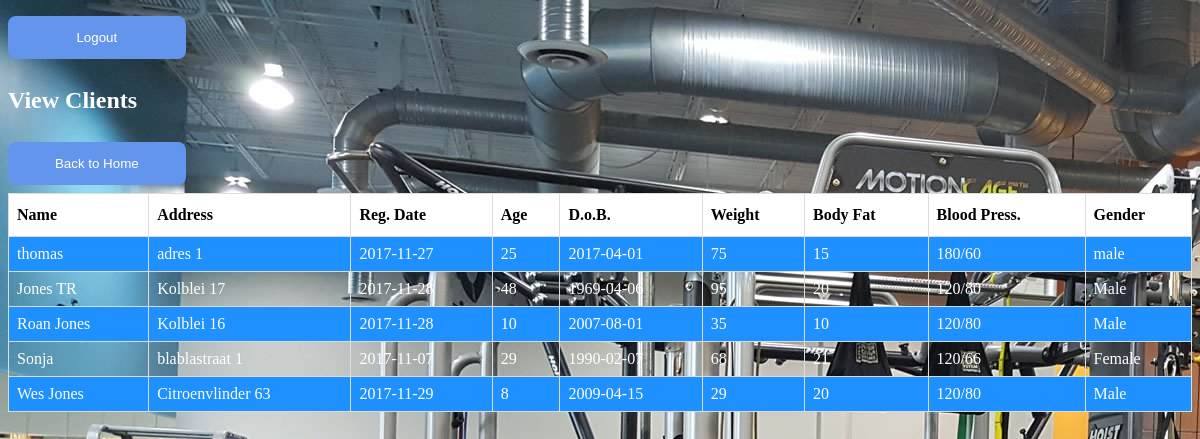
Screenshot of /ptKlantBekijken.php with the database file from the repository.
### tables this page shows
CREATE TABLE `clients` (
  `id` int(11) NOT NULL,
  `cname` varchar(50) NOT NULL,
  `caddress` varchar(50) NOT NULL,
  `cregDate` date NOT NULL,
  `cage` int(3) NOT NULL,
  `cDob` date NOT NULL,
  `cweight` int(3) NOT NULL,
  `cbodyFat` varchar(5) NOT NULL,
  `cbloodPressure` varchar(10) NOT NULL,
  `cgender` varchar(6) NOT NULL
);

### ptKlantBekijken.php (the view, shortened to what this page needs)
<?php
include 'fitBitsfunctions.php';
echo showHeader();
?>
<html>
    <head>
    </head>
    <body>
        <div class="transbox">
            <h2>View Clients</h2>
        </div>
        <button onclick="location.href = 'http://localhost/fitbit/ptPage.php'" type="button">
            Back to Home</button>
        <?php
        $sql = "SELECT * FROM `clients`;";
        $result = $conn->query($sql);
        echo "<table id='clients'>";
        echo "<th>" . "Name" . "</th>";
        echo "<th>" . "Address" . "</th>";
        echo "<th>" . "Reg. Date" . "</th>";
        echo "<th>" . "Age" . "</th>";
        echo "<th>" . "D.o.B." . "</th>";
        echo "<th>" . "Weight" . "</th>";
        echo "<th>" . "Body Fat" . "</th>";
        echo "<th>" . "Blood Press." . "</th>";
        echo "<th>" . "Gender" . "</th>";
        while ($row = $result->fetch_assoc()) {
            echo "\n<tr onclick='rowid(" . $row['id'] . ")'>";
            echo "<td>" . $row['cname'] . "</td>";
            echo "<td>" . $row['caddress'] . "</td>";
            echo "<td>" . $row['cregDate'] . "</td>";
            echo "<td>" . $row['cage'] . "</td>";
            echo "<td>" . $row['cDob'] . "</td>";
            echo "<td>" . $row['cweight'] . "</td>";
            echo "<td>" . $row['cbodyFat'] . "</td>";
            echo "<td>" . $row['cbloodPressure'] . "</td>";
            echo "<td>" . $row['cgender'] . "</td>";
            echo "</tr>";
        }
        ?>
    </body>

### fitBitsFunctions.php (shortened to what this page needs)
<?php
function showHeader() {
    $returnString = <<<HEADSTRING
<html>
    <head>
        <link rel="stylesheet" type="text/css" href="fitcss.css">
        <script src="js/fitscript.js"></script>
        <script src="js/jquery-3.2.1.js`"></script>
    </head>
    <body>
          <button onclick="location.href = 'http://localhost/fitbit/logout.php'" type="button">
            Logout</button><br>
HEADSTRING;
    return $returnString;
}
?>

### fitcss.css (style rules this page uses)
body { background-image:url("media/fitsplash.jpg"); color: white; }
button { background-color: cornflowerblue; color: white; padding: 14px 20px; margin: 8px 0; border: none; cursor: pointer; width: 15%; border-radius: 8px; }
#clients { border-collapse: collapse; width: 100%; }
#clients td, #clients th { border: 1px solid #ddd; padding: 8px; }
#clients tr:nth-child(even) { background-color: dodgerblue; }
#clients th { padding-top: 12px; padding-bottom: 12px; text-align: left; background-color: white; color: black; }

### rows the page displays
clients: cname "thomas", caddress "adres 1", cregDate "2017-11-27", cage "25", cDob "2017-04-01", cweight "75", cbodyFat "15", cbloodPressure "180/60", cgender "male"
clients: cname "Jones TR", caddress "Kolblei 17", cregDate "2017-11-28", cage "48", cDob "1969-04-06", cweight "95", cbodyFat "20", cbloodPressure "120/80", cgender "Male"
clients: cname "Roan Jones", caddress "Kolblei 16", cregDate "2017-11-28", cage "10", cDob "2007-08-01", cweight "35", cbodyFat "10", cbloodPressure "120/80", cgender "Male"
clients: cname "Sonja", caddress "blablastraat 1", cregDate "2017-11-07", cage "29", cDob "1990-02-07", cweight "68", cbodyFat "21", cbloodPressure "120/66", cgender "Female"
clients: cname "Wes Jones", caddress "Citroenvlinder 63", cregDate "2017-11-29", cage "8", cDob "2009-04-15", cweight "29", cbodyFat "20", cbloodPressure "120/80", cgender "Male"
